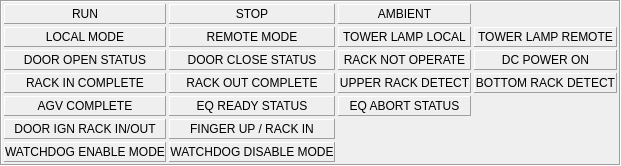
        <widget class="QFrame" name="frameStat">
         <property name="minimumSize">
          <size>
           <width>260</width>
           <height>0</height>
          </size>
         </property>
         <property name="maximumSize">
          <size>
           <width>1280</width>
           <height>16777215</height>
          </size>
         </property>
         <property name="frameShape">
          <enum>QFrame::Box</enum>
         </property>
         <property name="frameShadow">
          <enum>QFrame::Sunken</enum>
         </property>
         <layout class="QGridLayout" name="gridLayout_3">
          <property name="leftMargin">
           <number>2</number>
          </property>
          <property name="topMargin">
           <number>2</number>
          </property>
          <property name="rightMargin">
           <number>2</number>
          </property>
          <property name="bottomMargin">
           <number>2</number>
          </property>
          <property name="spacing">
           <number>3</number>
          </property>
          <item row="0" column="0">
           <widget class="QLabel" name="lblRun">
            <property name="minimumSize">
             <size>
              <width>0</width>
              <height>20</height>
             </size>
            </property>
            <property name="maximumSize">
             <size>
              <width>300</width>
              <height>100</height>
             </size>
            </property>
            <property name="frameShape">
             <enum>QFrame::Panel</enum>
            </property>
            <property name="frameShadow">
             <enum>QFrame::Raised</enum>
            </property>
            <property name="text">
             <string>RUN</string>
            </property>
            <property name="alignment">
             <set>Qt::AlignCenter</set>
            </property>
           </widget>
          </item>
          <item row="0" column="1">
           <widget class="QLabel" name="lblStop">
            <property name="minimumSize">
             <size>
              <width>0</width>
              <height>20</height>
             </size>
            </property>
            <property name="maximumSize">
             <size>
              <width>300</width>
              <height>100</height>
             </size>
            </property>
            <property name="frameShape">
             <enum>QFrame::Panel</enum>
            </property>
            <property name="frameShadow">
             <enum>QFrame::Raised</enum>
            </property>
            <property name="text">
             <string>STOP</string>
            </property>
            <property name="alignment">
             <set>Qt::AlignCenter</set>
            </property>
           </widget>
          </item>
          <item row="0" column="2">
           <widget class="QLabel" name="lblAmb">
            <property name="minimumSize">
             <size>
              <width>0</width>
              <height>20</height>
             </size>
            </property>
            <property name="maximumSize">
             <size>
              <width>300</width>
              <height>100</height>
             </size>
            </property>
            <property name="frameShape">
             <enum>QFrame::Panel</enum>
            </property>
            <property name="frameShadow">
             <enum>QFrame::Raised</enum>
            </property>
            <property name="text">
             <string>AMBIENT</string>
            </property>
            <property name="alignment">
             <set>Qt::AlignCenter</set>
            </property>
           </widget>
          </item>
          <item row="1" column="0">
           <widget class="QLabel" name="lblMaskOff">
            <property name="minimumSize">
             <size>
              <width>0</width>
              <height>20</height>
             </size>
            </property>
            <property name="maximumSize">
             <size>
              <width>500</width>
              <height>100</height>
             </size>
            </property>
            <property name="frameShape">
             <enum>QFrame::Panel</enum>
            </property>
            <property name="frameShadow">
             <enum>QFrame::Raised</enum>
            </property>
            <property name="text">
             <string>LOCAL MODE</string>
            </property>
            <property name="alignment">
             <set>Qt::AlignCenter</set>
            </property>
           </widget>
          </item>
          <item row="1" column="1">
           <widget class="QLabel" name="lblMaskOn">
            <property name="minimumSize">
             <size>
              <width>0</width>
              <height>20</height>
             </size>
            </property>
            <property name="maximumSize">
             <size>
              <width>500</width>
              <height>100</height>
             </size>
            </property>
            <property name="frameShape">
             <enum>QFrame::Panel</enum>
            </property>
            <property name="frameShadow">
             <enum>QFrame::Raised</enum>
            </property>
            <property name="text">
             <string>REMOTE MODE</string>
            </property>
            <property name="alignment">
             <set>Qt::AlignCenter</set>
            </property>
           </widget>
          </item>
          <item row="1" column="2">
           <widget class="QLabel" name="lblTowerLampLocal">
            <property name="minimumSize">
             <size>
              <width>0</width>
              <height>20</height>
             </size>
            </property>
            <property name="maximumSize">
             <size>
              <width>500</width>
              <height>100</height>
             </size>
            </property>
            <property name="frameShape">
             <enum>QFrame::Panel</enum>
            </property>
            <property name="frameShadow">
             <enum>QFrame::Raised</enum>
            </property>
            <property name="text">
             <string>TOWER LAMP LOCAL</string>
            </property>
            <property name="alignment">
             <set>Qt::AlignCenter</set>
            </property>
           </widget>
          </item>
          <item row="1" column="3">
           <widget class="QLabel" name="lblTowerLampRemote">
            <property name="minimumSize">
             <size>
              <width>0</width>
              <height>20</height>
             </size>
            </property>
            <property name="maximumSize">
             <size>
              <width>500</width>
              <height>100</height>
             </size>
            </property>
            <property name="frameShape">
             <enum>QFrame::Panel</enum>
            </property>
            <property name="frameShadow">
             <enum>QFrame::Raised</enum>
            </property>
            <property name="text">
             <string>TOWER LAMP REMOTE</string>
            </property>
            <property name="alignment">
             <set>Qt::AlignCenter</set>
            </property>
           </widget>
          </item>
          <item row="2" column="0">
           <widget class="QLabel" name="lblDoorOpen">
            <property name="minimumSize">
             <size>
              <width>0</width>
              <height>20</height>
             </size>
            </property>
            <property name="maximumSize">
             <size>
              <width>500</width>
              <height>100</height>
             </size>
            </property>
            <property name="frameShape">
             <enum>QFrame::Panel</enum>
            </property>
            <property name="frameShadow">
             <enum>QFrame::Raised</enum>
            </property>
            <property name="text">
             <string>DOOR OPEN STATUS</string>
            </property>
            <property name="alignment">
             <set>Qt::AlignCenter</set>
            </property>
           </widget>
          </item>
          <item row="2" column="1">
           <widget class="QLabel" name="lblDoorClose">
            <property name="minimumSize">
             <size>
              <width>0</width>
              <height>20</height>
             </size>
            </property>
            <property name="maximumSize">
             <size>
              <width>500</width>
              <height>100</height>
             </size>
            </property>
            <property name="frameShape">
             <enum>QFrame::Panel</enum>
            </property>
            <property name="frameShadow">
             <enum>QFrame::Raised</enum>
            </property>
            <property name="text">
             <string>DOOR CLOSE STATUS</string>
            </property>
            <property name="alignment">
             <set>Qt::AlignCenter</set>
            </property>
           </widget>
          </item>
          <item row="2" column="2">
           <widget class="QLabel" name="lblRackNotOperate">
            <property name="minimumSize">
             <size>
              <width>0</width>
              <height>20</height>
             </size>
            </property>
            <property name="maximumSize">
             <size>
              <width>500</width>
              <height>100</height>
             </size>
            </property>
            <property name="frameShape">
             <enum>QFrame::Panel</enum>
            </property>
            <property name="frameShadow">
             <enum>QFrame::Raised</enum>
            </property>
            <property name="text">
             <string>RACK NOT OPERATE</string>
            </property>
            <property name="alignment">
             <set>Qt::AlignCenter</set>
            </property>
           </widget>
          </item>
          <item row="2" column="3">
           <widget class="QLabel" name="lblDcPowerOn">
            <property name="minimumSize">
             <size>
              <width>0</width>
              <height>20</height>
             </size>
            </property>
            <property name="maximumSize">
             <size>
              <width>500</width>
              <height>100</height>
             </size>
            </property>
            <property name="frameShape">
             <enum>QFrame::Panel</enum>
            </property>
            <property name="frameShadow">
             <enum>QFrame::Raised</enum>
            </property>
            <property name="text">
             <string>DC POWER ON</string>
            </property>
            <property name="alignment">
             <set>Qt::AlignCenter</set>
            </property>
           </widget>
          </item>
          <item row="3" column="0">
           <widget class="QLabel" name="lblRackInComplete">
            <property name="minimumSize">
             <size>
              <width>0</width>
              <height>20</height>
             </size>
            </property>
            <property name="maximumSize">
             <size>
              <width>500</width>
              <height>100</height>
             </size>
            </property>
            <property name="frameShape">
             <enum>QFrame::Panel</enum>
            </property>
            <property name="frameShadow">
             <enum>QFrame::Raised</enum>
            </property>
            <property name="text">
             <string>RACK IN COMPLETE</string>
            </property>
            <property name="alignment">
             <set>Qt::AlignCenter</set>
            </property>
           </widget>
          </item>
          <item row="3" column="1">
           <widget class="QLabel" name="lblRackOutComplete">
            <property name="minimumSize">
             <size>
              <width>0</width>
              <height>20</height>
             </size>
            </property>
            <property name="maximumSize">
             <size>
              <width>500</width>
              <height>100</height>
             </size>
            </property>
            <property name="frameShape">
             <enum>QFrame::Panel</enum>
            </property>
            <property name="frameShadow">
             <enum>QFrame::Raised</enum>
            </property>
            <property name="text">
             <string>RACK OUT COMPLETE</string>
            </property>
            <property name="alignment">
             <set>Qt::AlignCenter</set>
            </property>
           </widget>
          </item>
          <item row="3" column="2">
           <widget class="QLabel" name="lblUpperRackDetect">
            <property name="minimumSize">
             <size>
              <width>0</width>
              <height>20</height>
             </size>
            </property>
            <property name="maximumSize">
             <size>
              <width>500</width>
              <height>100</height>
             </size>
            </property>
            <property name="frameShape">
             <enum>QFrame::Panel</enum>
            </property>
            <property name="frameShadow">
             <enum>QFrame::Raised</enum>
            </property>
            <property name="text">
             <string>UPPER RACK DETECT</string>
            </property>
            <property name="alignment">
             <set>Qt::AlignCenter</set>
            </property>
           </widget>
          </item>
          <item row="3" column="3">
           <widget class="QLabel" name="lblBottomRackDetect">
            <property name="minimumSize">
             <size>
              <width>0</width>
              <height>20</height>
             </size>
            </property>
            <property name="maximumSize">
             <size>
              <width>500</width>
              <height>100</height>
             </size>
            </property>
            <property name="frameShape">
             <enum>QFrame::Panel</enum>
            </property>
            <property name="frameShadow">
             <enum>QFrame::Raised</enum>
            </property>
            <property name="text">
             <string>BOTTOM RACK DETECT</string>
            </property>
            <property name="alignment">
             <set>Qt::AlignCenter</set>
            </property>
           </widget>
          </item>
          <item row="4" column="0">
           <widget class="QLabel" name="lblAgvComplete">
            <property name="minimumSize">
             <size>
              <width>0</width>
              <height>20</height>
             </size>
            </property>
            <property name="maximumSize">
             <size>
              <width>500</width>
              <height>100</height>
             </size>
            </property>
            <property name="frameShape">
             <enum>QFrame::Panel</enum>
            </property>
            <property name="frameShadow">
             <enum>QFrame::Raised</enum>
            </property>
            <property name="text">
             <string>AGV COMPLETE</string>
            </property>
            <property name="alignment">
             <set>Qt::AlignCenter</set>
            </property>
           </widget>
          </item>
          <item row="4" column="1">
           <widget class="QLabel" name="lblEqReadyStat">
            <property name="minimumSize">
             <size>
              <width>0</width>
              <height>20</height>
             </size>
            </property>
            <property name="maximumSize">
             <size>
              <width>500</width>
              <height>100</height>
             </size>
            </property>
            <property name="frameShape">
             <enum>QFrame::Panel</enum>
            </property>
            <property name="frameShadow">
             <enum>QFrame::Raised</enum>
            </property>
            <property name="text">
             <string>EQ READY STATUS</string>
            </property>
            <property name="alignment">
             <set>Qt::AlignCenter</set>
            </property>
           </widget>
          </item>
          <item row="4" column="2">
           <widget class="QLabel" name="lblEqAbortStat">
            <property name="minimumSize">
             <size>
              <width>0</width>
              <height>20</height>
             </size>
            </property>
            <property name="maximumSize">
             <size>
              <width>500</width>
              <height>100</height>
             </size>
            </property>
            <property name="frameShape">
             <enum>QFrame::Panel</enum>
            </property>
            <property name="frameShadow">
             <enum>QFrame::Raised</enum>
            </property>
            <property name="text">
             <string>EQ ABORT STATUS</string>
            </property>
            <property name="alignment">
             <set>Qt::AlignCenter</set>
            </property>
           </widget>
          </item>
          <item row="5" column="0">
           <widget class="QLabel" name="lblDoorIgnoreRackInOut">
            <property name="minimumSize">
             <size>
              <width>0</width>
              <height>20</height>
             </size>
            </property>
            <property name="maximumSize">
             <size>
              <width>500</width>
              <height>100</height>
             </size>
            </property>
            <property name="frameShape">
             <enum>QFrame::Panel</enum>
            </property>
            <property name="frameShadow">
             <enum>QFrame::Raised</enum>
            </property>
            <property name="text">
             <string>DOOR IGN RACK IN/OUT</string>
            </property>
            <property name="alignment">
             <set>Qt::AlignCenter</set>
            </property>
           </widget>
          </item>
          <item row="5" column="1">
           <widget class="QLabel" name="lblFingerUpRackIn">
            <property name="minimumSize">
             <size>
              <width>0</width>
              <height>20</height>
             </size>
            </property>
            <property name="maximumSize">
             <size>
              <width>500</width>
              <height>100</height>
             </size>
            </property>
            <property name="frameShape">
             <enum>QFrame::Panel</enum>
            </property>
            <property name="frameShadow">
             <enum>QFrame::Raised</enum>
            </property>
            <property name="text">
             <string>FINGER UP / RACK IN</string>
            </property>
            <property name="alignment">
             <set>Qt::AlignCenter</set>
            </property>
           </widget>
          </item>
          <item row="6" column="0">
           <widget class="QLabel" name="lblWatchdogEn">
            <property name="minimumSize">
             <size>
              <width>0</width>
              <height>20</height>
             </size>
            </property>
            <property name="maximumSize">
             <size>
              <width>500</width>
              <height>100</height>
             </size>
            </property>
            <property name="frameShape">
             <enum>QFrame::Panel</enum>
            </property>
            <property name="frameShadow">
             <enum>QFrame::Raised</enum>
            </property>
            <property name="text">
             <string>WATCHDOG ENABLE MODE</string>
            </property>
            <property name="alignment">
             <set>Qt::AlignCenter</set>
            </property>
           </widget>
          </item>
          <item row="6" column="1">
           <widget class="QLabel" name="lblWatchdogDis">
            <property name="minimumSize">
             <size>
              <width>0</width>
              <height>20</height>
             </size>
            </property>
            <property name="maximumSize">
             <size>
              <width>500</width>
              <height>100</height>
             </size>
            </property>
            <property name="frameShape">
             <enum>QFrame::Panel</enum>
            </property>
            <property name="frameShadow">
             <enum>QFrame::Raised</enum>
            </property>
            <property name="text">
             <string>WATCHDOG DISABLE MODE</string>
            </property>
            <property name="alignment">
             <set>Qt::AlignCenter</set>
            </property>
           </widget>
          </item>
         </layout>
        </widget>
